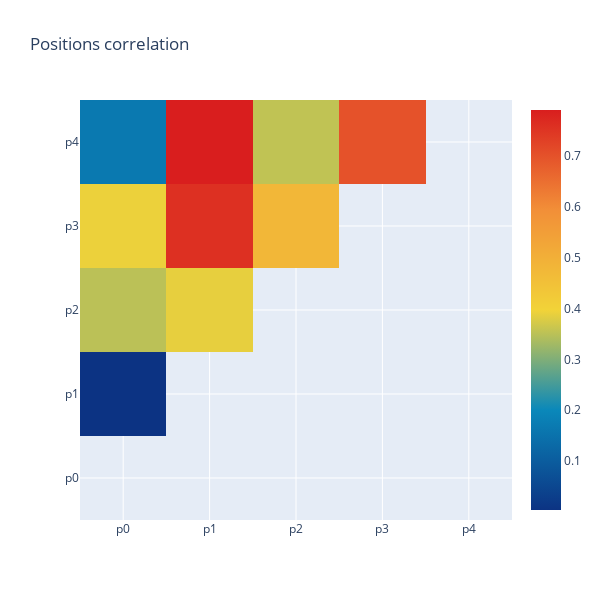

The notebook cell saved with this chart:
### Code cell
# Plotting Heatmap

# Masking the diagonal
mask = np.triu(np.ones_like(df_positions_corr, dtype=bool))
df_temp = df_positions_corr.mask(mask)

# Creating figure
fig = go.Figure()

# Creating trace
fig.add_trace(
    go.Heatmap(
        x=df_temp.columns,
        y=df_temp.columns,
        z=df_temp,
        colorscale="Portland",
    )
)

# Updating layout
fig.update_layout(
    title="Positions correlation",
    height=600,
    width=600,
)

# Showing figure
fig.show()

### Figure 1 — Plotly figure (JSON) as saved in the notebook; plotly's stock layout.template omitted (floating-point values rounded to 4 significant figures)
{"data": [{"colorscale": [[0, "rgb(12,51,131)"], [0.25, "rgb(10,136,186)"], [0.5, "rgb(242,211,56)"], [0.75, "rgb(242,143,56)"], [1, "rgb(217,30,30)"]], "type": "heatmap", "x": ["p0", "p1", "p2", "p3", "p4"], "y": ["p0", "p1", "p2", "p3", "p4"], "z": [[null, null, null, null, null], [0.003509, null, null, null, null], [0.3505, 0.3876, null, null, null], [0.392, 0.7591, 0.4798, null, null], [0.1646, 0.7911, 0.3548, 0.7001, null]]}], "layout": {"height": 600, "title": {"text": "Positions correlation"}, "width": 600}}
